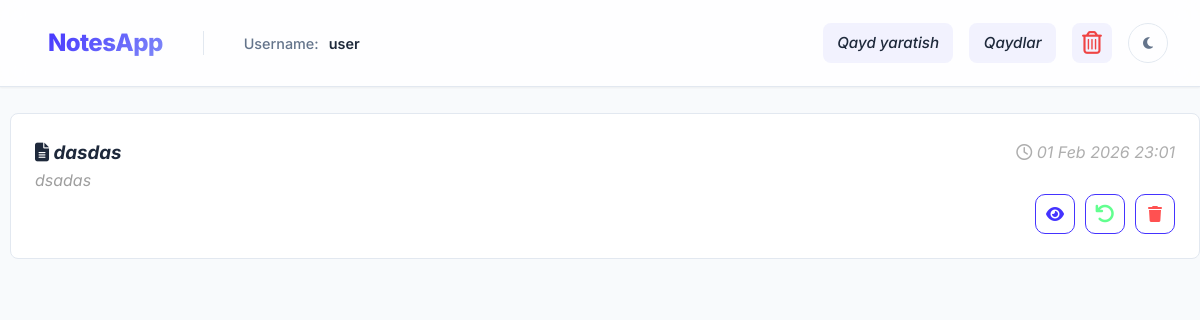
The app's page /trash_notes/ (signed in), older data.
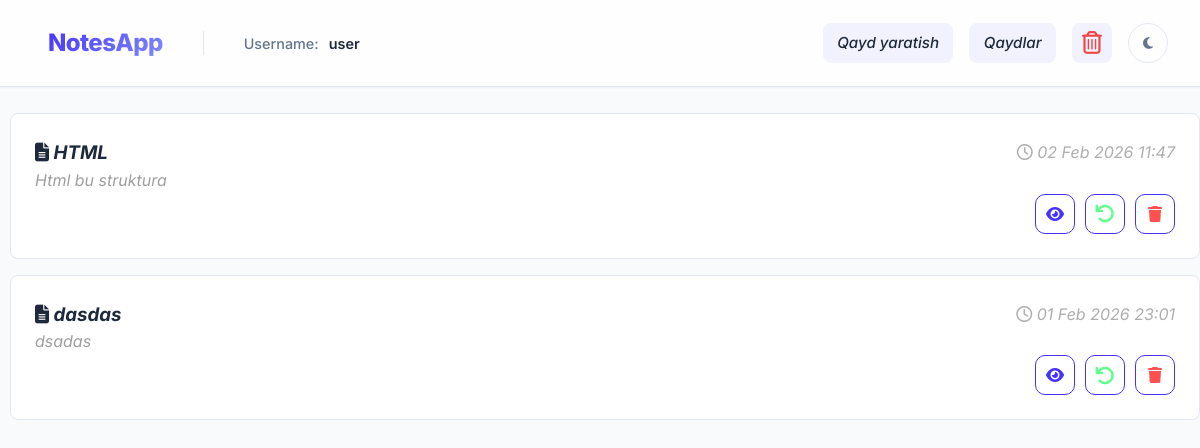
The same page, newer data.
### home/models.py (models this page shows, shortened)
class NoteData(models.Model):
    title = models.CharField(
        max_length=255,
        verbose_name="Sarlavha",
        default="Sarlovha ...",
        null=True,
        blank=True,
    )
    content = models.TextField(verbose_name="Ma'lumot")
    is_trashed = models.BooleanField(default=False, verbose_name="Korzina")
    created_at = models.DateTimeField(auto_now_add=True, verbose_name="Yaratilgan vaqt")
    user = models.ForeignKey(User, on_delete=models.CASCADE)
    class Meta:
        db_table = "notes"
        ordering = ["-created_at"]

### home/views.py (the view)
# urls.py: path("trash_notes/", views.trash_notes, name="trash_notes"),
@login_required
def trash_notes(request):
    notes = NoteData.objects.filter(user=request.user, is_trashed=True).order_by(
        "-created_at"
    )
    return render(request, "trash_notes.html", {"trash_notes": notes})

### home/templates/trash_notes.html
{% extends "base.html" %} {% block content %}
<div class="main-notes">
	{% for note in trash_notes %}
	<div class="note-card">
		<div class="card-header">
			<h3><i class="fa-solid fa-file-alt"></i> {{ note.title }}</h3>
			<span class="note-time">
				<i class="fa-regular fa-clock"></i>
				{{ note.created_at|date:"d M Y H:i" }}
			</span>
		</div>
		<p class="note-preview">{{ note.content|truncatechars:120 }}</p>
		<div class="card-footer">
			<a title="Ko'rish" href="{% url 'open_note' pk=note.id %}" class="btn view"><i class="fa-solid fa-eye"></i></a>
			<a title="Qayta tiklash" href="{% url 'return_note' pk=note.id %}" class="btn edit"><i
					class="fa-solid fa-arrow-rotate-left fa-lg" style="color: #33ff6dc4;"></i></a>
			<a title="O'chirish" href="{% url 'delete_note' pk=note.pk %}" class="btn delete"><i class="fa-solid fa-trash" style="color: #ff3333da;" ></i></a>
		</div>
	</div>
	{% empty %}
	<p class="empty-text">🗑 Trash bo‘sh</p>
	{% endfor %}
</div>
{% endblock %}

### home/templates/base.html (shortened to what this page needs)
{% load static %}
<!doctype html>
<html lang="en">
<head>
	<link rel="stylesheet" href="https://cdnjs.cloudflare.com/ajax/libs/font-awesome/6.5.1/css/all.min.css" />
	<link rel="stylesheet" href="{% static 'main.css' %}" />
</head>
<body>
	<header>
		<nav>
			<div class="base-names">
				<a style="text-decoration: none;" href="{% url 'index' %}">
					<h1 class="logo">NotesApp</h1>
				</a>
				<a title="Detect User" class="user-profile-link" href="{% url 'detect_user' %}">Username:
					   <i style="margin-left: 10px;">{{ user.username }}</></a>
			</div>
			<div class="right">
				<a title="Create note" href="{% url 'index' %}">Qayd yaratish</a>
				<a title="Notes" href="{% url 'notes_detail' %}">Qaydlar</a>
				<a title="Trash notes" class="TrashNotes" style="width: 40px; height: 40px;" href="{% url 'trash_notes' %}"></a>
				<button id="theme-toggle" class="btn" title="Switch Theme">
					<i class="fa-solid fa-moon"></i>
				</button>
			</div>
		</nav>
	</header>
	{% block content %} {% endblock %} {% block notesdata %} {% endblock %}
</body>
</html>

### home/static/main.css (style rules this page uses)
:root { --primary-h: 245; --primary-s: 100%; --primary-l: 60%; --primary-color: hsl(var(--primary-h), var(--primary-s), var(--primary-l)); --primary-hover: hsl(var(--primary-h), var(--primary-s), 50%); --secondary-color: #64748b; --bg-body: #f8fafc; --bg-card: #ffffff; --bg-glass: rgba(255, 255, 255, 0.8); --text-main: #1e293b; --text-muted: #64748b; --border-color: #e2e8f0; --shadow-sm: 0 1px 2px rgba(0, 0, 0, 0.05); --shadow-md: 0 4px 6px -1px rgba(0, 0, 0, 0.1), 0 2px 4px -2px rgba(0, 0, 0, 0.1); --shadow-lg: 0 10px 15px -3px rgba(0, 0, 0, 0.1), 0 4px 6px -4px rgba(0, 0, 0, 0.1); --radius-md: 0.5rem; --radius-lg: 0.75rem; --radius-full: 9999px; --transition: all 0.3s cubic-bezier(0.4, 0, 0.2, 1); }
* { margin: 0; padding: 0; box-sizing: border-box; }
body { font-family: 'Inter', system-ui, -apple-system, sans-serif; background-color: var(--bg-body); color: var(--text-main); line-height: 1.6; transition: background-color 0.3s ease, color 0.3s ease; min-height: 100vh; display: flex; flex-direction: column; }
header { position: sticky; top: 0; z-index: 100; width: 100%; }
nav { display: flex; justify-content: space-between; align-items: center; padding: 1rem 2rem; background-color: var(--bg-glass); backdrop-filter: blur(12px); -webkit-backdrop-filter: blur(12px); border-bottom: 1px solid var(--border-color); box-shadow: var(--shadow-sm); transition: var(--transition); }
.base-names { display: flex; align-items: center; gap: 1.5rem; }
.logo { font-size: 1.5rem; font-weight: 800; background: linear-gradient(135deg, var(--primary-color), #818cf8); -webkit-background-clip: text; background-clip: text; color: transparent; letter-spacing: -0.025em; }
.user-profile-link { font-size: 0.9rem; color: var(--text-muted); text-decoration: none !important; font-weight: 500; transition: color 0.2s; }
.user-profile-link i { color: var(--text-main); font-style: normal; font-weight: 600; }
.right { display: flex; align-items: center; gap: 1rem; }
nav a { position: relative; display: inline-flex; align-items: center; justify-content: center; padding: 0.5rem 1rem; border-radius: var(--radius-md); font-weight: 500; font-size: 0.95rem; color: var(--text-main); text-decoration: none !important; transition: all 0.3s ease; }
nav a::after { content: ''; position: absolute; left: 50%; bottom: -4px; width: 0; height: 2px; background-color: var(--primary-color); transition: all 0.3s ease; transform: translateX(-50%); border-radius: 999px; }
.right a { background-color: rgba(99, 102, 241, 0.08); padding: 0.5rem 0.9rem; border-radius: var(--radius-md); color: var(--text-main); font-weight: 500; text-align: center; text-decoration: none !important; transition: all 0.3s ease; }
.TrashNotes { display: inline-flex; align-items: center; justify-content: center; border-radius: var(--radius-md); transition: all 0.3s ease; }
#theme-toggle { background: transparent; border: 1px solid var(--border-color); color: var(--text-muted); width: 2.5rem; height: 2.5rem; border-radius: var(--radius-full); cursor: pointer; display: flex; align-items: center; justify-content: center; transition: var(--transition); }
.note-card { background-color: var(--bg-card); border: 1px solid var(--border-color); border-radius: var(--radius-md); padding: 1.5rem; margin-bottom: 1rem; transition: var(--transition); }
.note-card p { color: rgb(158, 158, 158); }
.card-footer { display: flex; align-items: center; justify-content: right; }
.card-footer a { width: 40px; height: 40px; margin-left: 10px; transition: 0.3s; display: flex; align-items: center; justify-content: center; text-decoration: none !important; border: 1px solid; border-radius: 10px; }
.card-header { display: flex; align-items: center; justify-content: space-between; }
.card-header span { color: rgb(174, 174, 174); }
a { text-decoration: none !important; color: var(--primary-color); }

Row changes from the older to the newer data that the page shows:
now on this page (row edited): NoteData: title "HTML", created_at "02 Feb 2026 11:47", content "Html bu struktura"
